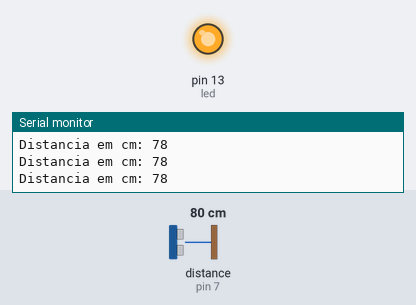
A sketch run on a simulated Arduino Uno, built with avr-gcc and run on an emulated ATmega328P. Shown: output pins drawn as LEDs (lit = HIGH), the last lines printed to the serial monitor. Wiring (inferred from the names in the program): ultrasonic range finder: trigger pin 8; echo pin 7. The inputs (shaded band) are chosen by the test bench; at power-on: distance to the obstacle (sensor on pin 7) 80 cm. The echo pulse lasts 58.3 µs per cm; pins used as bus, display or sensor lines are not drawn.

Above: at 1.2 s.
1.3 s: distance to the obstacle (sensor on pin 7) set to 24 cm
2.8 s: distance to the obstacle (sensor on pin 7) set to 19 cm
At 3.8 s:
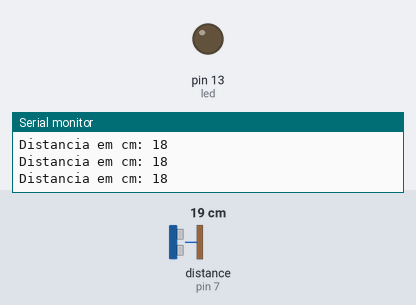
4.3 s: distance to the obstacle (sensor on pin 7) set to 35 cm
At 4.8 s:
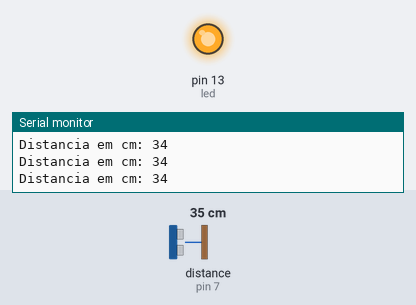
5.8 s: distance to the obstacle (sensor on pin 7) set to 4 cm
At 6.2 s:
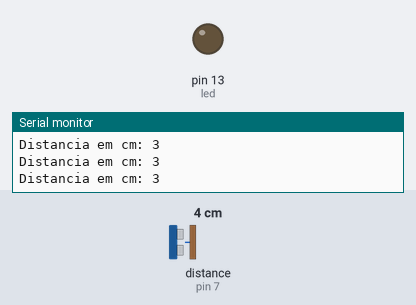
Timing chart, 0 to 8.3 s (numbered marks = the images above; inputs shaded):
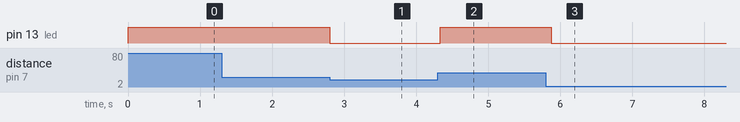

The sketch:

hcsr04.ino
```cpp
const int trigger = 8;
const int eco = 7;
int led = 13;

long duracao;
int dist;

void setup() {
 pinMode(trigger, OUTPUT);
 pinMode(eco, INPUT);
 Serial.begin(9600);
 pinMode(led, OUTPUT);
}

void loop() {
 digitalWrite(trigger, LOW);
 delayMicroseconds(5);

 digitalWrite(trigger, HIGH);
 delayMicroseconds(10);
 digitalWrite(trigger, LOW);

 duracao = pulseIn(eco, HIGH);

 dist= duracao*0.034/2;

 Serial.print("Distancia em cm: ");
 Serial.println(dist);

  if (dist > 20){
  digitalWrite(led, HIGH);
  }
  else{
   digitalWrite(led, LOW);
  }

 delay(100);
}
```

Measured:
- the behaviour switches between 22 and 21 cm on distance to the obstacle (sensor on pin 7) (found by bisection; images 0 and 1)
- after the input at 2.8 s, pin 13 (led): HIGH → LOW at once
- after the input at 4.3 s, pin 13 (led): LOW → HIGH at once
- after the input at 5.8 s, pin 13 (led): HIGH → LOW after 0.07 s
